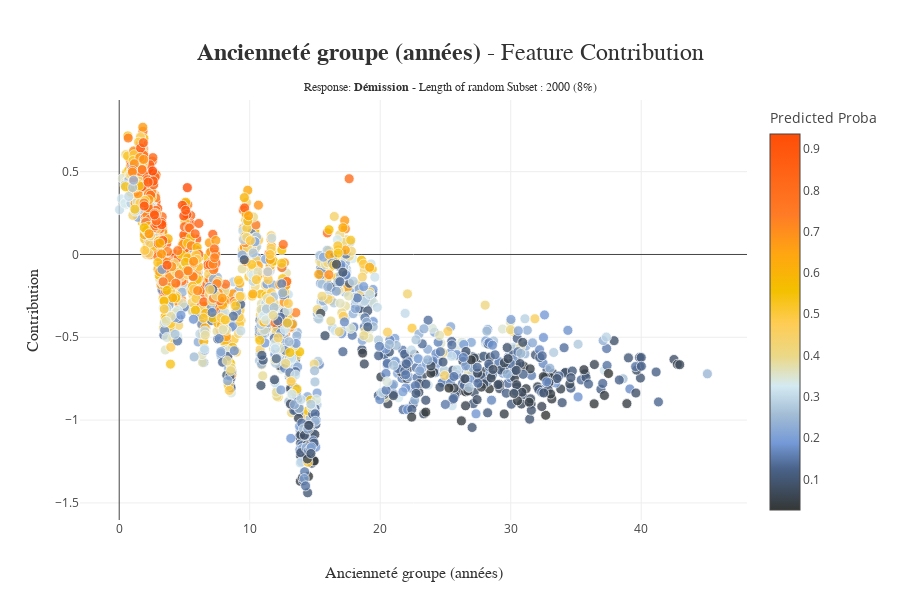

The code cell stored with this chart in its notebook:
### Markdown cell above
- The predicted probability shows :
    - The age effect is very reliable, as we can see the majority of those points where age contributed positively, they have been yielded with high probability ("démission") and the same for those where the age contributed negatively, they have been yielded with low proba.

### Code cell
xpl.plot.contribution_plot(col="Ancienneté groupe (années)")

### Figure 1 — Plotly figure (JSON) as saved in the notebook; plotly's stock layout.template omitted (floating-point values rounded to 4 significant figures; data arrays with more than 128 entries replaced by an {"elided": "..."} marker saying what was removed)
{"data": [{"customdata": {"elided": "2000 int values"}, "hovertemplate": "<b>%{hovertext}</b><br />Ancienneté groupe (années) : %{x}<br />Contribution: %{y:.4f}<extra></extra>", "hovertext": {"elided": "2000 str values"}, "marker": {"color": {"elided": "2000 float values"}, "coloraxis": "coloraxis", "line": {"color": "white", "width": 0.8}, "opacity": 0.8, "size": 10}, "mode": "markers", "type": "scatter", "x": {"elided": "2000 float values"}, "y": {"elided": "2000 float values"}}], "layout": {"coloraxis": {"colorbar": {"title": {"text": "Predicted Proba"}}, "colorscale": [[0, "rgb(52, 55, 54)"], [0.11, "rgb(74, 99, 138)"], [0.1778, "rgb(116, 153, 214)"], [0.2526, "rgb(162, 188, 213)"], [0.33, "rgb(212, 234, 242)"], [0.4107, "rgb(235, 216, 134)"], [0.4974, "rgb(255, 204, 83)"], [0.5832, "rgb(244, 192, 0)"], [0.6801, "rgb(255, 166, 17)"], [0.786, "rgb(255, 123, 38)"], [1, "rgb(255, 77, 7)"]]}, "height": 600, "hovermode": "closest", "title": {"font": {"color": "rgb(50, 50, 50)", "family": "Arial", "size": 24}, "text": "<b>Ancienneté groupe (années)</b> - Feature Contribution<span style='font-size: 12px;'><br />Response: <b>Démission</b> - Length of random Subset : 2000 (8%)</span>", "x": 0.5, "xanchor": "center", "y": 0.9, "yanchor": "middle"}, "width": 900, "xaxis": {"automargin": true, "title": {"font": {"color": "rgb(50, 50, 50)", "family": "Arial Black", "size": 16}, "text": "Ancienneté groupe (années)"}}, "yaxis": {"automargin": true, "title": {"font": {"color": "rgb(50, 50, 50)", "family": "Arial Black", "size": 16}, "text": "Contribution"}}}}
